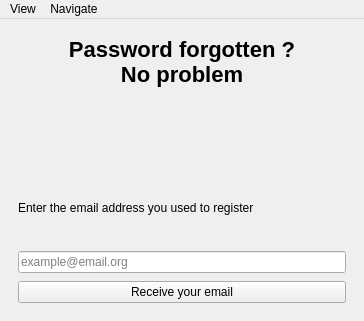
<?xml version="1.0" encoding="UTF-8"?>
<ui version="4.0">
 <class>MainWindow</class>
 <widget class="QMainWindow" name="MainWindow">
  <property name="geometry">
   <rect>
    <x>0</x>
    <y>0</y>
    <width>364</width>
    <height>321</height>
   </rect>
  </property>
  <property name="windowTitle">
   <string>MSF</string>
  </property>
  <widget class="QWidget" name="centralwidget">
   <layout class="QVBoxLayout" name="verticalLayout" stretch="0">
    <item>
     <widget class="QStackedWidget" name="stack">
      <property name="currentIndex">
       <number>2</number>
      </property>
      <widget class="QWidget" name="pageLanding">
       <layout class="QVBoxLayout" name="vlLanding">
        <property name="spacing">
         <number>18</number>
        </property>
        <item>
         <spacer name="spTop">
          <property name="orientation">
           <enum>Qt::Orientation::Vertical</enum>
          </property>
          <property name="sizeHint" stdset="0">
           <size>
            <width>20</width>
            <height>20</height>
           </size>
          </property>
         </spacer>
        </item>
        <item>
         <widget class="QLabel" name="logo">
          <property name="pixmap">
           <pixmap resource="../assets/resources.qrc">:/img/logo_msf.svg</pixmap>
          </property>
          <property name="alignment">
           <set>Qt::AlignmentFlag::AlignCenter</set>
          </property>
         </widget>
        </item>
        <item>
         <widget class="QPushButton" name="btnGoLogin">
          <property name="text">
           <string>Connexion</string>
          </property>
         </widget>
        </item>
        <item>
         <widget class="QPushButton" name="btnGoForgot">
          <property name="styleSheet">
           <string notr="true">QPushButton{background:transparent;color:palette(link);text-decoration:underline;border:none;}</string>
          </property>
          <property name="text">
           <string>Forgot your password ?</string>
          </property>
          <property name="flat">
           <bool>true</bool>
          </property>
         </widget>
        </item>
        <item>
         <spacer name="spBottom">
          <property name="orientation">
           <enum>Qt::Orientation::Vertical</enum>
          </property>
          <property name="sizeHint" stdset="0">
           <size>
            <width>20</width>
            <height>20</height>
           </size>
          </property>
         </spacer>
        </item>
       </layout>
      </widget>
      <widget class="QWidget" name="pageLogin">
       <layout class="QVBoxLayout" name="vlLogin">
        <item>
         <widget class="QLabel" name="loginTitle">
          <property name="styleSheet">
           <string>QLabel{font-size:22px;font-weight:600;}</string>
          </property>
          <property name="text">
           <string>Connexion</string>
          </property>
          <property name="alignment">
           <set>Qt::AlignmentFlag::AlignHCenter</set>
          </property>
          <property name="margin">
           <number>6</number>
          </property>
         </widget>
        </item>
        <item>
         <layout class="QGridLayout" name="gridLogin">
          <property name="horizontalSpacing">
           <number>10</number>
          </property>
          <property name="verticalSpacing">
           <number>8</number>
          </property>
          <item row="0" column="0">
           <widget class="QLabel" name="lblEmail">
            <property name="text">
             <string>Enter your email :</string>
            </property>
           </widget>
          </item>
          <item row="1" column="0" colspan="2">
           <widget class="QLineEdit" name="editEmail"/>
          </item>
          <item row="2" column="0">
           <widget class="QLabel" name="lblPwd">
            <property name="text">
             <string>Enter your password :</string>
            </property>
           </widget>
          </item>
          <item row="3" column="0" colspan="2">
           <widget class="QLineEdit" name="editPwd">
            <property name="echoMode">
             <enum>QLineEdit::EchoMode::Password</enum>
            </property>
           </widget>
          </item>
          <item row="4" column="0" colspan="2">
           <widget class="QLabel" name="pwdHelp">
            <property name="styleSheet">
             <string>QLabel{color:palette(mid);font-size:12px;}</string>
            </property>
            <property name="text">
             <string>• 8+ characters  • at least 1 uppercase  • at least 1 number</string>
            </property>
           </widget>
          </item>
          <item row="5" column="0">
           <widget class="QPushButton" name="linkForgot">
            <property name="styleSheet">
             <string>QPushButton{background:transparent;color:palette(link);text-decoration:underline;border:none;}</string>
            </property>
            <property name="text">
             <string>Forgot your password ?</string>
            </property>
            <property name="flat">
             <bool>true</bool>
            </property>
           </widget>
          </item>
          <item row="5" column="1">
           <widget class="QPushButton" name="btnLogin">
            <property name="text">
             <string>Connexion</string>
            </property>
           </widget>
          </item>
         </layout>
        </item>
       </layout>
      </widget>
      <widget class="QWidget" name="pageForgot">
       <layout class="QVBoxLayout" name="vlForgot">
        <item>
         <widget class="QLabel" name="forgotTitle">
          <property name="styleSheet">
           <string>QLabel{font-size:22px;font-weight:600;}</string>
          </property>
          <property name="text">
           <string>Password forgotten ?
No problem</string>
          </property>
          <property name="alignment">
           <set>Qt::AlignmentFlag::AlignHCenter</set>
          </property>
         </widget>
        </item>
        <item>
         <layout class="QGridLayout" name="gridForgot">
          <property name="horizontalSpacing">
           <number>10</number>
          </property>
          <property name="verticalSpacing">
           <number>8</number>
          </property>
          <item row="0" column="0">
           <widget class="QLabel" name="lblReset">
            <property name="text">
             <string>Enter the email address you used to register</string>
            </property>
           </widget>
          </item>
          <item row="1" column="0">
           <widget class="QLineEdit" name="editResetEmail">
            <property name="placeholderText">
             <string>example@email.org</string>
            </property>
           </widget>
          </item>
          <item row="2" column="0">
           <widget class="QPushButton" name="btnReceive">
            <property name="text">
             <string>Receive your email</string>
            </property>
           </widget>
          </item>
         </layout>
        </item>
       </layout>
      </widget>
     </widget>
    </item>
   </layout>
  </widget>
  <widget class="QMenuBar" name="menubar">
   <property name="geometry">
    <rect>
     <x>0</x>
     <y>0</y>
     <width>364</width>
     <height>25</height>
    </rect>
   </property>
   <widget class="QMenu" name="menuView">
    <property name="title">
     <string>View</string>
    </property>
    <addaction name="actionLight"/>
    <addaction name="actionDark"/>
    <addaction name="actionSunlight"/>
   </widget>
   <widget class="QMenu" name="menuNavigate">
    <property name="title">
     <string>Navigate</string>
    </property>
    <addaction name="actionGoLanding"/>
    <addaction name="actionGoLogin"/>
    <addaction name="actionGoForgot"/>
   </widget>
   <addaction name="menuView"/>
   <addaction name="menuNavigate"/>
  </widget>
  <action name="actionLight">
   <property name="checkable">
    <bool>true</bool>
   </property>
   <property name="checked">
    <bool>true</bool>
   </property>
   <property name="text">
    <string>Theme Light (D)</string>
   </property>
  </action>
  <action name="actionDark">
   <property name="checkable">
    <bool>true</bool>
   </property>
   <property name="text">
    <string>Theme Dark (C)</string>
   </property>
  </action>
  <action name="actionSunlight">
   <property name="checkable">
    <bool>true</bool>
   </property>
   <property name="text">
    <string>Plein soleil</string>
   </property>
  </action>
  <action name="actionGoLanding">
   <property name="text">
    <string>Accueil</string>
   </property>
  </action>
  <action name="actionGoLogin">
   <property name="text">
    <string>Connexion</string>
   </property>
  </action>
  <action name="actionGoForgot">
   <property name="text">
    <string>Mot de passe oublié</string>
   </property>
  </action>
 </widget>
 <resources>
  <include location="../assets/resources.qrc"/>
 </resources>
 <connections/>
</ui>
